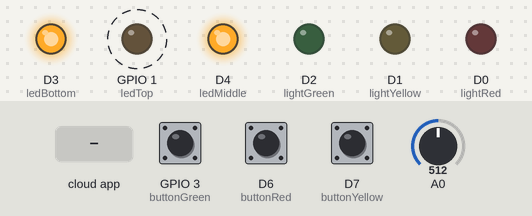
Bench run of a sketch on a simulated ESP8266 (NodeMCU). Parts: output pins drawn as LEDs (lit = HIGH). Dashed ring = blinking. The test bench sets the inputs (shaded band); at power-on: GPIO 3 (buttonGreen) HIGH, D6 (buttonRed) HIGH, D7 (buttonYellow) HIGH, A0 = 512. WiFi joins after 1.5 s; servers stay silent unless stated; random numbers use the default seed unless the sketch sets one; no MQTT or app messages arrive unless stated; not simulated (calls return 0 or success): credentials.h; what the sketch prints to the serial monitor is not drawn.

Above: at 7.4 s.
7.5 s: GPIO 3 (buttonGreen) pulled LOW for 0.15 s
At 10.4 s:
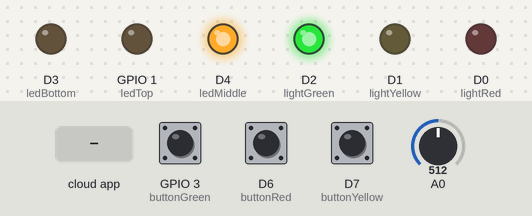
10.5 s: D6 (buttonRed) pulled LOW for 0.15 s
At 13.4 s:
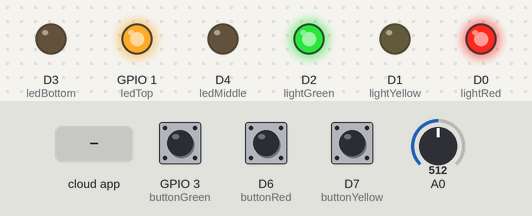
13.5 s: D7 (buttonYellow) pulled LOW for 0.15 s
At 16.4 s:
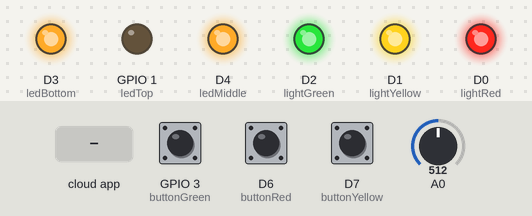
16.5 s: GPIO 3 (buttonGreen) pulled LOW for 1 s
At 17.9 s:
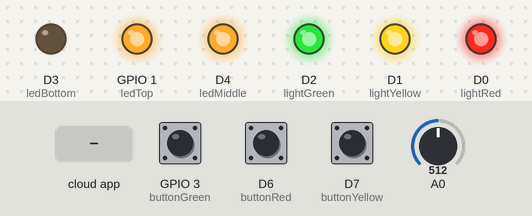
19.5 s: the phone or cloud app sets WindowsVista_leds to 1
Timing chart, 0 to 22.0 s (numbered marks = the images above; inputs shaded):
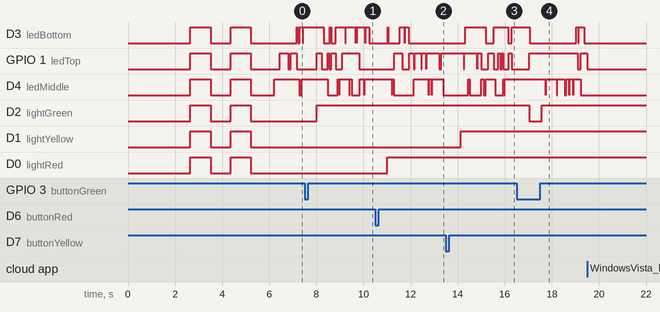

The sketch:

WindowsVista_Buttons.ino
```cpp
// ***************************************
// ********** Global Variables ***********
// ***************************************


//Globals for Wifi Setup and OTA
#include <credentials.h>
#include <ESP8266WiFi.h>
#include <ESP8266mDNS.h>
#include <WiFiUdp.h>
#include <ArduinoOTA.h>

//WiFi Credentials
#ifndef STASSID
#define STASSID "your_ssid"
#endif
#ifndef STAPSK
#define STAPSK  "your_password"
#endif
const char* ssid = STASSID;
const char* password = STAPSK;

//MQTT
#include <Adafruit_MQTT.h>
#include <Adafruit_MQTT_Client.h>
#ifndef AIO_SERVER
#define AIO_SERVER      "your_MQTT_server_address"
#endif
#ifndef AIO_SERVERPORT
#define AIO_SERVERPORT  0000 //Your MQTT port
#endif
#ifndef AIO_USERNAME
#define AIO_USERNAME    "your_MQTT_username"
#endif
#ifndef AIO_KEY
#define AIO_KEY         "your_MQTT_key"
#endif
#define MQTT_KEEP_ALIVE 150
unsigned long previousTime;
float mqttConnectFlag = 0.0;

/**
   RIGHT HALF OF WINDOW
    Big buttons x3
    Big button lights x3
    Small singular leds x3
*/

//Globals for Switches
#define buttonRed D6
#define buttonYellow D7
#define buttonGreen 3

//Globals for Lights
#define lightRed D0
#define lightYellow D1
#define lightGreen D2
#define ledTop 1
#define ledMiddle D4
#define ledBottom D3
int leds[3] = {ledTop, ledMiddle, ledBottom};

//MQTT Startup
WiFiClient client;
Adafruit_MQTT_Client mqtt(&client, AIO_SERVER, AIO_SERVERPORT, AIO_USERNAME, AIO_KEY);
Adafruit_MQTT_Subscribe ledSwitchUp = Adafruit_MQTT_Subscribe(&mqtt, AIO_USERNAME "/feeds/WindowsVista_leds");
Adafruit_MQTT_Publish litButton = Adafruit_MQTT_Publish(&mqtt, AIO_USERNAME "/feeds/CharlitPipe_Button");

//Variables
int redState = 0;
int yellowState = 0;
int greenState = 0;
int lastLedPattern[3] = {0, 0, 0};
int blinkfest = 1;


// ***************************************
// *************** Setup *****************
// ***************************************


void setup() {

  //********** CHANGE PIN FUNCTION  TO GPIO **********
  //GPIO 1 (TX) swap the pin to a GPIO.
  pinMode(1, FUNCTION_3);
  //GPIO 3 (RX) swap the pin to a GPIO.
  pinMode(3, FUNCTION_3);
  //**************************************************

  //Initialize Serial
  Serial.begin(115200);
  Serial.println("Booting");

  //WiFi Initialization
  wifiSetup();

  //Initialize MQTT
  mqtt.subscribe(&ledSwitchUp);

  //Initialize
  pinMode(buttonRed, INPUT_PULLUP);
  pinMode(buttonYellow, INPUT_PULLUP);
  pinMode(buttonGreen, INPUT);

  //Initialize Lights
  pinMode(lightRed, OUTPUT);
  pinMode(lightYellow, OUTPUT);
  pinMode(lightGreen, OUTPUT);
  pinMode(ledTop, OUTPUT);
  pinMode(ledMiddle, OUTPUT);
  pinMode(ledBottom, OUTPUT);

  //Test Dem Lights
  lightsOff();
  delay(850);
  lightsOn();
  delay(850);
  lightsOff();
  delay(850);
  lightsOn();
  delay(850);
  lightsOff();
  delay(1000);
  ledRandomizer();
}


// ***************************************
// ************* Da Loop *****************
// ***************************************


void loop() {

  //Network Housekeeping
  ArduinoOTA.handle();
  MQTT_connect();

  //Randomizer Manager
  Adafruit_MQTT_Subscribe *subscription;
  while ((subscription = mqtt.readSubscription(10))) {
    Serial.println("Subscription Recieved");
    uint16_t value = atoi((char *)ledSwitchUp.lastread);
    // [LEDs Randomizer]
    if (value == 1) {
      Serial.println("Switching LEDs Up!");
      ledRandomizer();
    }
    if (value == 10) {
      Serial.println("Toggle Blinkfest");
      if (blinkfest == 0) {
        blinkfest = 1;
      }
      else if (blinkfest == 1) {
        blinkfest = 0;
      }
    }
  }

  //LEDs Blinkfest
  if (blinkfest == 1) {
    digitalWrite(leds[random(0, sizeof(leds) / sizeof(int))], HIGH);
    delay(random(20, 200));
    digitalWrite(leds[random(0, sizeof(leds) / sizeof(int))], LOW);
  }

  //Button Manager
  if (digitalRead(buttonRed) == LOW) {
    delay(10);
    if (redState == 0) {
      redState = 1;
    }
    else {
      redState = 0;
    }
    delay(500);
  }
  if (digitalRead(buttonYellow) == LOW) {
    delay(10);
    if (yellowState == 0) {
      yellowState = 1;
    }
    else {
      yellowState = 0;
    }
    delay(500);
  }
  if (digitalRead(buttonGreen) == LOW) {
    delay(10);
    if (greenState == 0) {
      greenState = 1;
    }
    else {
      greenState = 0;
    }
    delay(500);
  }

  //Normal Button Lights Manager
  if (redState == 0) {
    digitalWrite(lightRed, LOW);
  }
  else {
    digitalWrite(lightRed, HIGH);
  }
  if (yellowState == 0) {
    digitalWrite(lightYellow, LOW);
  }
  else {
    digitalWrite(lightYellow, HIGH);
  }
  if (greenState == 0) {
    digitalWrite(lightGreen, LOW);
  }
  else {
    digitalWrite(lightGreen, HIGH);
  }
}


// ***************************************
// ********** Backbone Methods ***********
// ***************************************


void ledRandomizer() {

  randomSeed(analogRead(8));
  int bit1 = random(100) % 2;
  int bit2 = random(100) % 2;
  int bit3 = random(100) % 2;

  //Check for Zeroes and No Change Scenarios and try again
  while (((lastLedPattern[0] == bit1) && (lastLedPattern[1] == bit2) && (lastLedPattern[2] == bit3)) ||
         ((bit1 == 0) && (bit2 == 0) && (bit3 == 0))) {
    randomSeed(analogRead(8));
    int bit1 = random(100) % 2;
    int bit2 = random(100) % 2;
    int bit3 = random(100) % 2;
  }

  if (bit1 == 0) {
    digitalWrite(ledTop, LOW);
  }
  else {
    digitalWrite(ledTop, HIGH);
  }

  if (bit2 == 0) {
    digitalWrite(ledMiddle, LOW);
  }
  else {
    digitalWrite(ledMiddle, HIGH);
  }

  if (bit1 == 0) {
    digitalWrite(ledBottom, LOW);
  }
  else {
    digitalWrite(ledBottom, HIGH);
  }
  lastLedPattern[0] = bit1;
  lastLedPattern[1] = bit2;
  lastLedPattern[2] = bit3;
}

void lightsOff() {

  digitalWrite(lightRed, LOW);
  digitalWrite(lightYellow, LOW);
  digitalWrite(lightGreen, LOW);
  digitalWrite(ledTop, LOW);
  digitalWrite(ledMiddle, LOW);
  digitalWrite(ledBottom, LOW);
}

void lightsOn() {

  digitalWrite(lightRed, HIGH);
  digitalWrite(lightYellow, HIGH);
  digitalWrite(lightGreen, HIGH);
  digitalWrite(ledTop, HIGH);
  digitalWrite(ledMiddle, HIGH);
  digitalWrite(ledBottom, HIGH);
}


void MQTT_connect() {

  int8_t ret;
  // Stop if already connected.
  if (mqtt.connected()) {
    if (mqttConnectFlag == 0) {
      //Serial.println("Connected");
      mqttConnectFlag++;
    }
    return;
  }
  Serial.println("Connecting to MQTT... ");
  uint8_t retries = 3;
  while ((ret = mqtt.connect()) != 0) { // connect will return 0 for connected
    Serial.println(mqtt.connectErrorString(ret));
    Serial.println("Retrying MQTT connection in 5 seconds...");
    mqtt.disconnect();
    delay(5000);  // wait 5 seconds
    retries--;
    if (retries == 0) {
      // basically die and wait for WDT to reset me
      //while (1);
      Serial.println("Wait 5 secomds to reconnect");
      delay(5000);
    }
  }
}

void wifiSetup() {

  //Serial
  Serial.begin(115200);
  delay(300);
  Serial.println();
  Serial.println();
  Serial.println("****************************************");
  Serial.println("Booting");

  //WiFi and OTA
  WiFi.mode(WIFI_STA);
  WiFi.begin(ssid, password);
  while (WiFi.waitForConnectResult() != WL_CONNECTED) {
    Serial.println("Connection Failed! Rebooting...");
    delay(5000);
    ESP.restart();
  }
  ArduinoOTA.setHostname("WindowsVista-Buttons");                                                          /** TODO **/
  ArduinoOTA.onStart([]() {
    String type;
    if (ArduinoOTA.getCommand() == U_FLASH) {
      type = "sketch";
    } else { // U_SPIFFS
      type = "filesystem";
    }
    Serial.println("Start updating " + type);
  });
  ArduinoOTA.onEnd([]() {
    Serial.println("\nEnd");
  });
  ArduinoOTA.onProgress([](unsigned int progress, unsigned int total) {
    Serial.printf("Progress: %u%%\r", (progress / (total / 100)));
  });
  ArduinoOTA.onError([](ota_error_t error) {
    Serial.printf("Error[%u]: ", error);
    if (error == OTA_AUTH_ERROR) {
      Serial.println("Auth Failed");
    } else if (error == OTA_BEGIN_ERROR) {
      Serial.println("Begin Failed");
    } else if (error == OTA_CONNECT_ERROR) {
      Serial.println("Connect Failed");
    } else if (error == OTA_RECEIVE_ERROR) {
      Serial.println("Receive Failed");
    } else if (error == OTA_END_ERROR) {
      Serial.println("End Failed");
    }
  });
  ArduinoOTA.begin();
  Serial.println("Ready");
  Serial.print("IP address: ");
  Serial.println(WiFi.localIP());
}
```

Measured:
- after the input at 7.5 s, D2 (lightGreen): LOW → HIGH after 0.51 s
- after the input at 10.5 s, D0 (lightRed): LOW → HIGH after 0.52 s
- after the input at 13.5 s, D1 (lightYellow): LOW → HIGH after 0.64 s
- after the input at 16.5 s, D2 (lightGreen): HIGH → LOW after 0.53 s, → HIGH 0.55 s later
